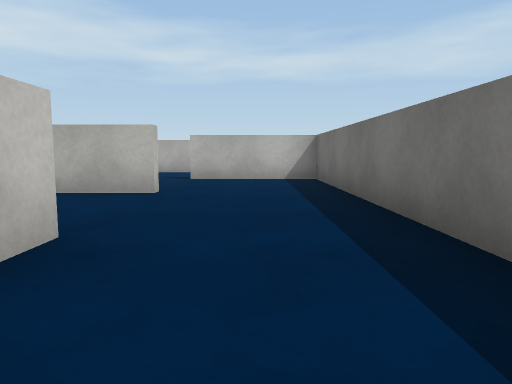
[1] (above)

24 first-person views from a walk through a Unity game level. The camera is 0.58 m above the floor, tilts 6° down and sees 70° across. The floor is counted in squares, 1 m on a side. Each view is taken from the middle of a square. On the plan, view 1 faces up. The plan holds only what a view shows up to about 10 squares ahead; the rest is blank. The player character is not drawn. Surface patterns are stand-ins for the level's own textures.

[2]
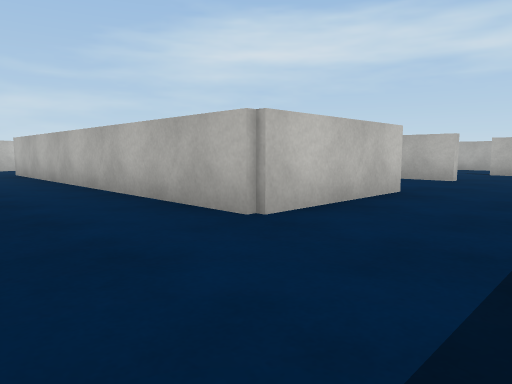

[3]
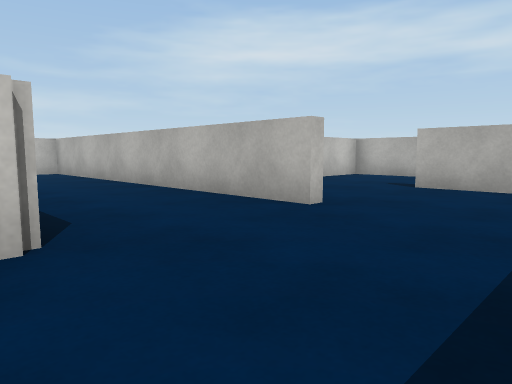

[4]
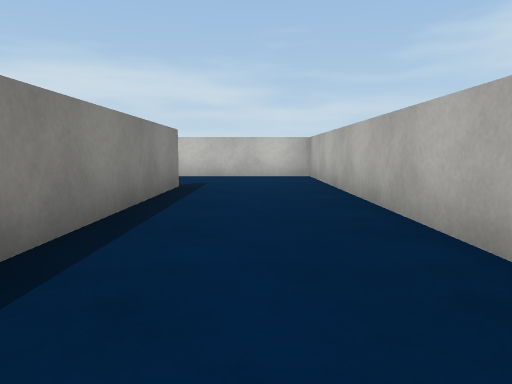

[5]
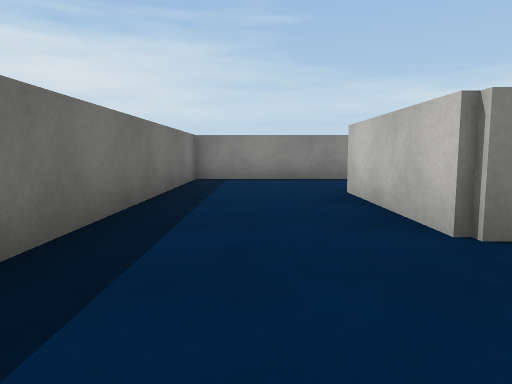

[6]
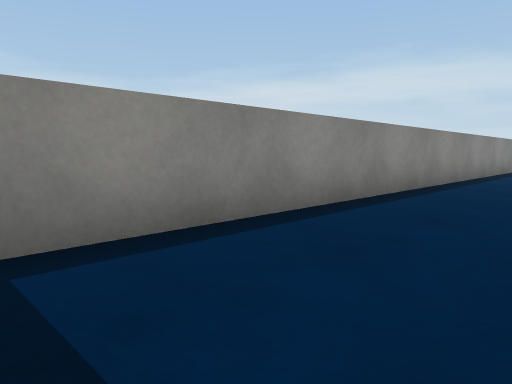

[7]
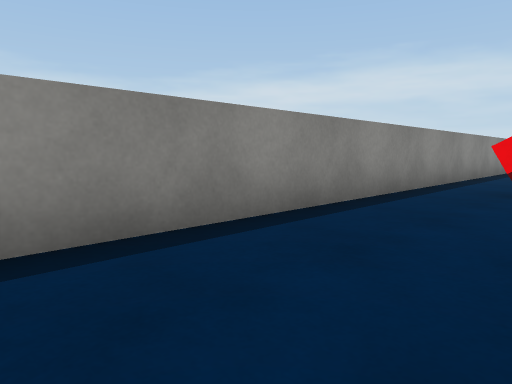

[8]
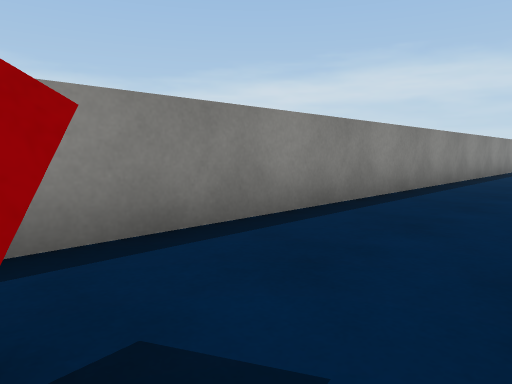

[9]
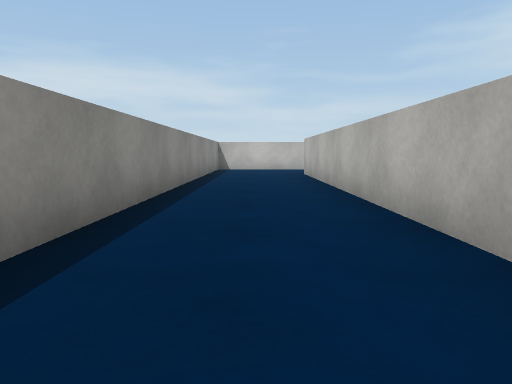

[10]
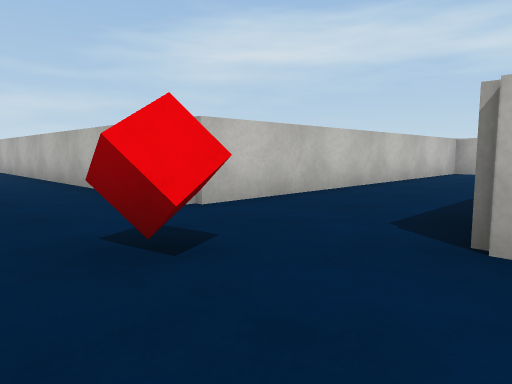

[11]
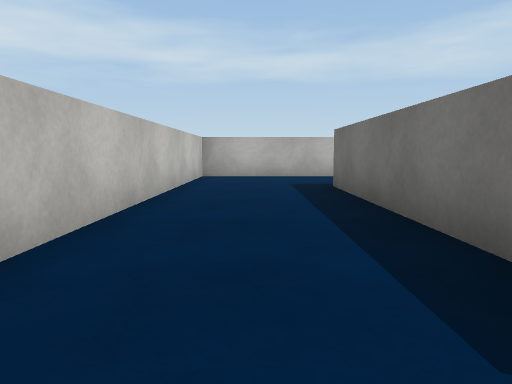

[12]
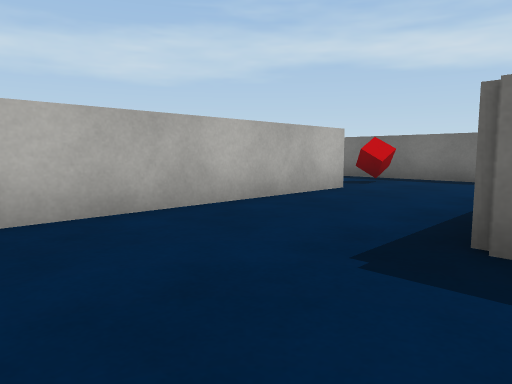

[13]
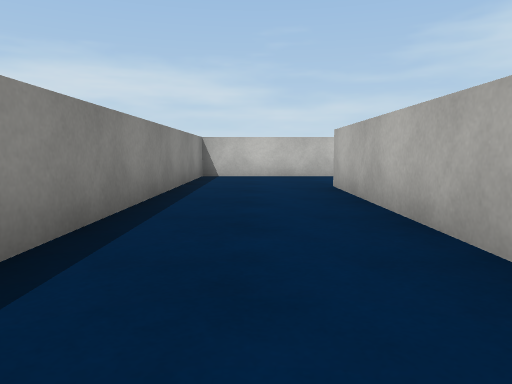

[14]
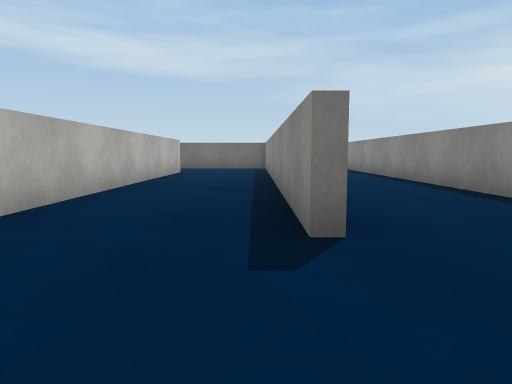

[15]
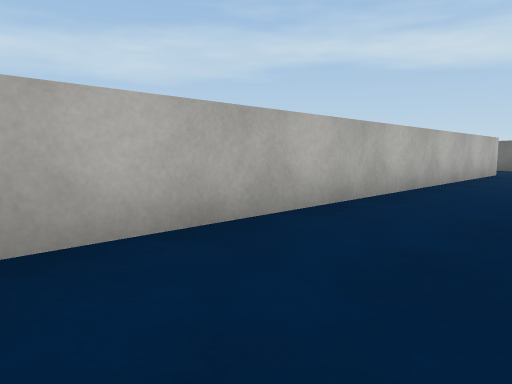

[16]
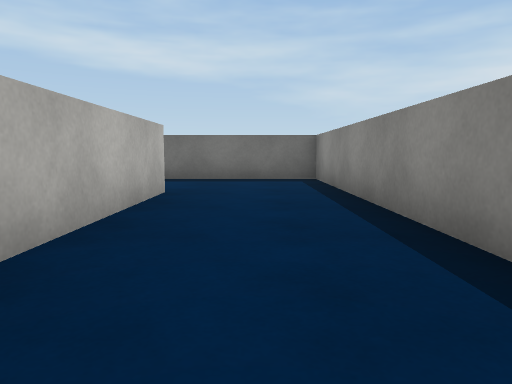

[17]
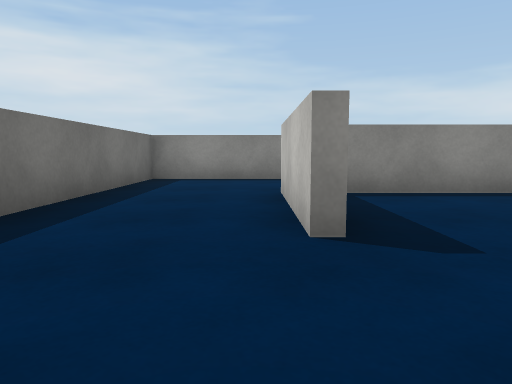

[18]
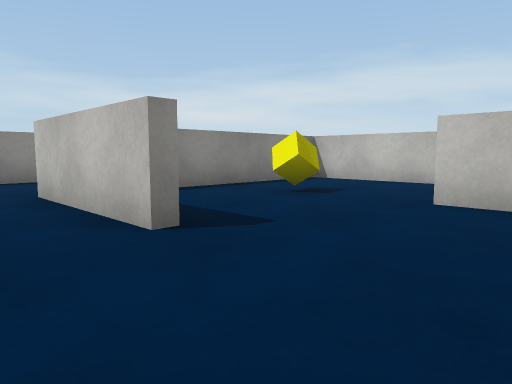

[19]
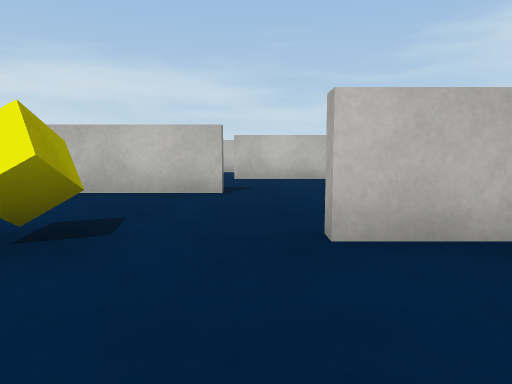

[20]
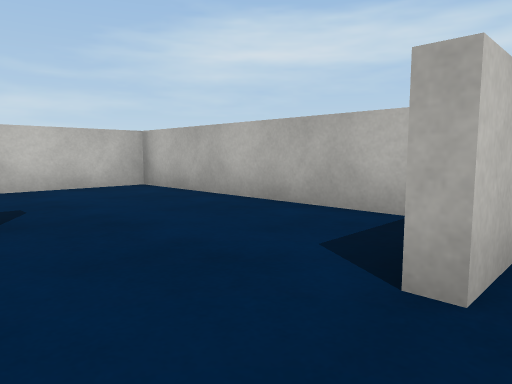

[21]
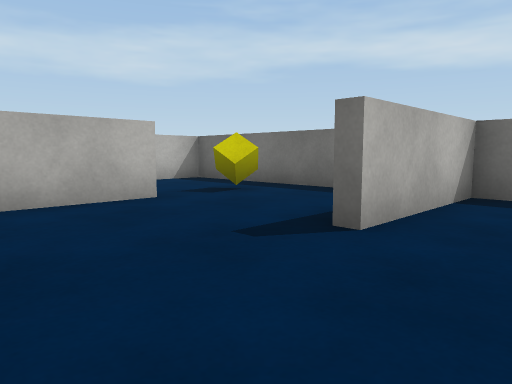

[22]
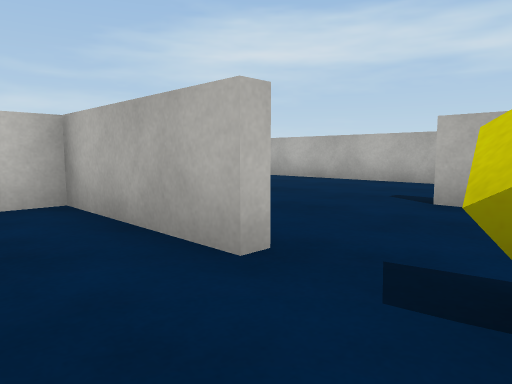

[23]
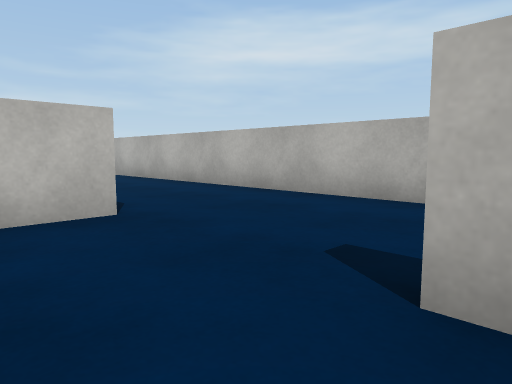

[24]
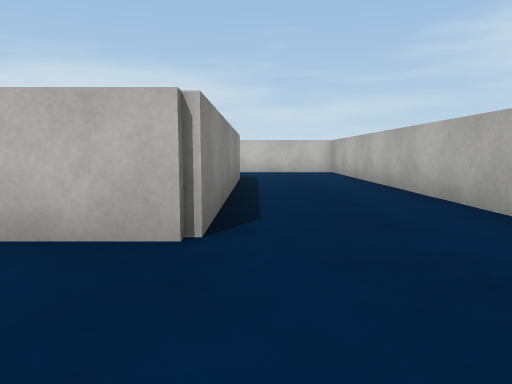

### Floor plan
Points are (right, up) in squares from view 1. A wall is a line through its corners. A room is listed if a view was taken in it or the views show most of it. See-through windows are left out.
Room 1 (views 1, 2, 3, 4, 5, 6, 7, 8, 9, 10, 11, 13, 14, 15, 16, 17, 18, 19, 20)
walls: (-15.9, -0.6) (-25.5, -0.6); (-16.4, 5.6) (-16.4, 2.4) (-27.6, 2.4); (-19.4, 7.8) (-19.4, 6.5); (-7.5, 2.6) (-1.4, 2.6) (-1.4, -0.6) (-10.6, -0.6); (-22.4, 5.5) (-22.4, 2.6) (-17.2, 2.6); (-20.4, 8.4) (-25.4, 8.4) (-25.4, 5.5); (-25.5, -0.4) (-13.6, -0.4) (-13.6, 4.8); (-28.4, 0) (-28.4, -3.4) (1.4, -3.4) (1.4, 8.4) (-0.5, 8.4); (-1.4, 5.4) (-10.4, 5.4) (-10.4, 2)
ways out: opening at (-12.5, -0.5) to room 2; opening at (-1.5, 7.5) to room 2; opening at (-26, 4.5)
objects: yellow cube (-19, 4); red cube (-12, -2)
Room 2 (views 12, 21, 22, 23, 24)
walls: (-7.4, 8.4) (-13.4, 8.4) (-13.4, -0.5); (-4.4, 14.6) (-4.4, 13.5); (-4.6, 7) (-4.6, 10.2); (-1.4, 11.4) (-4.4, 11.4) (-4.4, 9.8); (-0.5, 8.4) (-1.5, 8.4); (-13.2, 14.6) (-7.4, 14.6) (-7.4, 13.2); (-2.5, 17.4) (-15.1, 17.4); (1.4, 10.4) (1.4, 14.4) (-1.5, 14.4); (-10.6, 0.9) (-10.6, 5.6)
ways out: opening at (-12.5, -0.5) to room 1; opening at (-1.5, 7.5) to room 1
objects: red cube (-6, 9); yellow cube (0, 11)

Where each view was taken, in squares from view 1:
view 1: 0 up, 0 right, facing up
view 2: 3 down, 1 right, facing up-left
view 3: 2 up, 1 right, facing up-left
view 4: 4 up, 1 left, facing left
view 5: 5 up, 0 right, facing down
view 6: 1 down, 1 right, facing down-left
view 7: 1 down, 6 left, facing down-left
view 8: 1 down, 12 left, facing down-left
view 9: 2 down, 15 left, facing left
view 10: 3 down, 10 left, facing up-left
view 11: 1 down, 12 left, facing up
view 12: 5 up, 13 left, facing up-right
view 13: 2 down, 19 left, facing left
view 14: 0 up, 28 left, facing right
view 15: 0 up, 28 left, facing up-right
view 16: 1 up, 22 left, facing right
view 17: 8 up, 16 left, facing down
view 18: 8 up, 15 left, facing down-left
view 19: 6 up, 17 left, facing left
view 20: 5 up, 19 left, facing up-left
view 21: 7 up, 4 left, facing up-right
view 22: 10 up, 0 right, facing up-left
view 23: 13 up, 1 left, facing up-left
view 24: 15 up, 5 left, facing left
